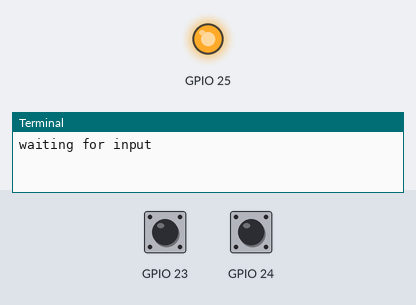
Simulated run of this program. Board: Raspberry Pi (BCM pin numbers). On the bench: output pins drawn as LEDs (lit = HIGH), the last lines printed to the terminal. The test bench sets the inputs (shaded band); at power-on: GPIO 24 HIGH, GPIO 23 HIGH.

Above: at 1.2 s.
1.3 s: GPIO 24 pulled LOW for 0.15 s
At 2.1 s:
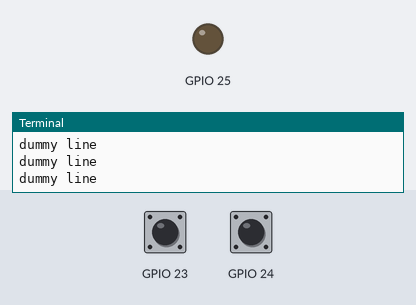
Timing chart, 0 to 4.3 s (numbered marks = the images above; inputs shaded):
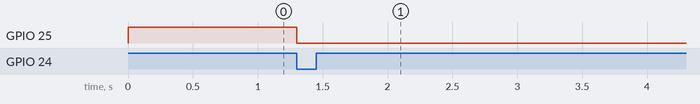

Measured:
- after the input at 1.3 s, GPIO 25: HIGH → LOW at once

The program:

pruebaBoton.py
```python
import RPi.GPIO as GPIO
import time
import sys

GPIO.setmode(GPIO.BCM)
GPIO.setup(23, GPIO.IN, pull_up_down=GPIO.PUD_UP)
GPIO.setup(24, GPIO.IN, pull_up_down=GPIO.PUD_UP)
GPIO.setup(25, GPIO.OUT)

# setting up interrupt on pin 23 to exit the abort the program
def my_callback(channel):
    print "exiting the program..."
    GPIO.cleanup()
    sys.exit()
# this line waits for the interrupt and calles the function above
GPIO.add_event_detect(23, GPIO.FALLING, callback=my_callback, bouncetime=1000)

# loop in this function until begin button is pressed
def waitToBegin():
    print "waiting for input"
    GPIO.output(25,1)
    GPIO.wait_for_edge(24, GPIO.FALLING)
    GPIO.output(25,0)
    print "begining program"


if __name__ == '__main__':

    # call funtion to start polling button to begin the code
    waitToBegin()
    while True:
        print "dummy line"
        time.sleep(0.05)
```
